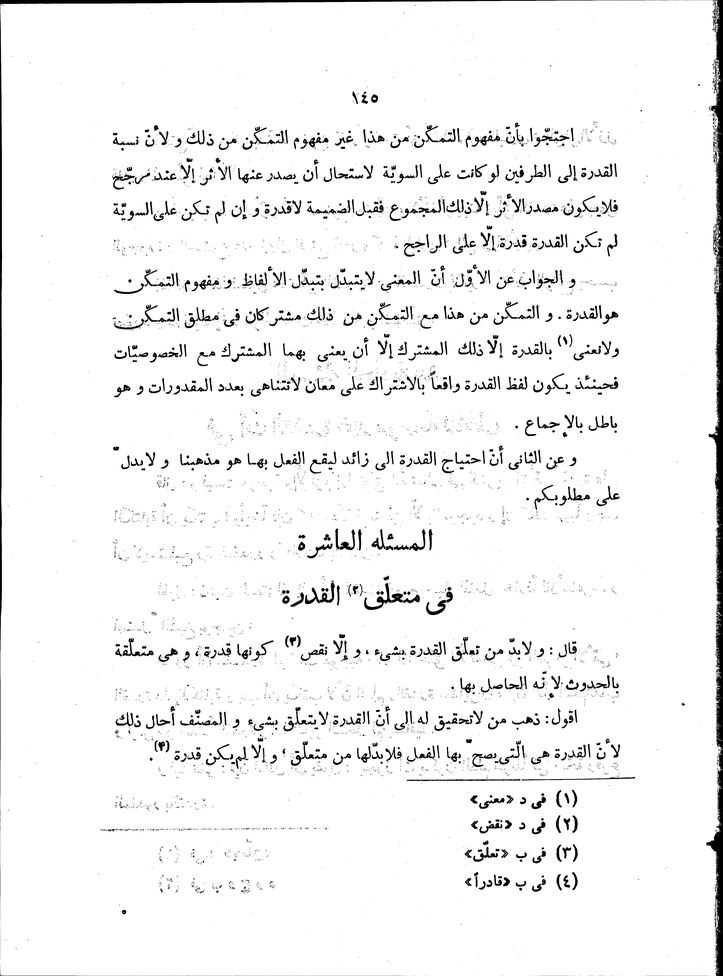
#> input picture Pre_prcessing_tools/Rotation_Correction/image1.bmp, 723 x 976 px, shrunk from 4217 x 5697 before the run; its folder holds only this picture in this run
$ python Rotation_Correction.py
#> lines starting #> are read from the running program, lines starting #| are printed output that depends on the picture
#> further down, img is the input picture: shape (976, 723, 3); min 0, max 255, mean 242.9
import cv2
import numpy as np
import glob


def correct_rotation(img):
    edges = cv2.Canny(img, 50, 150, apertureSize=3)
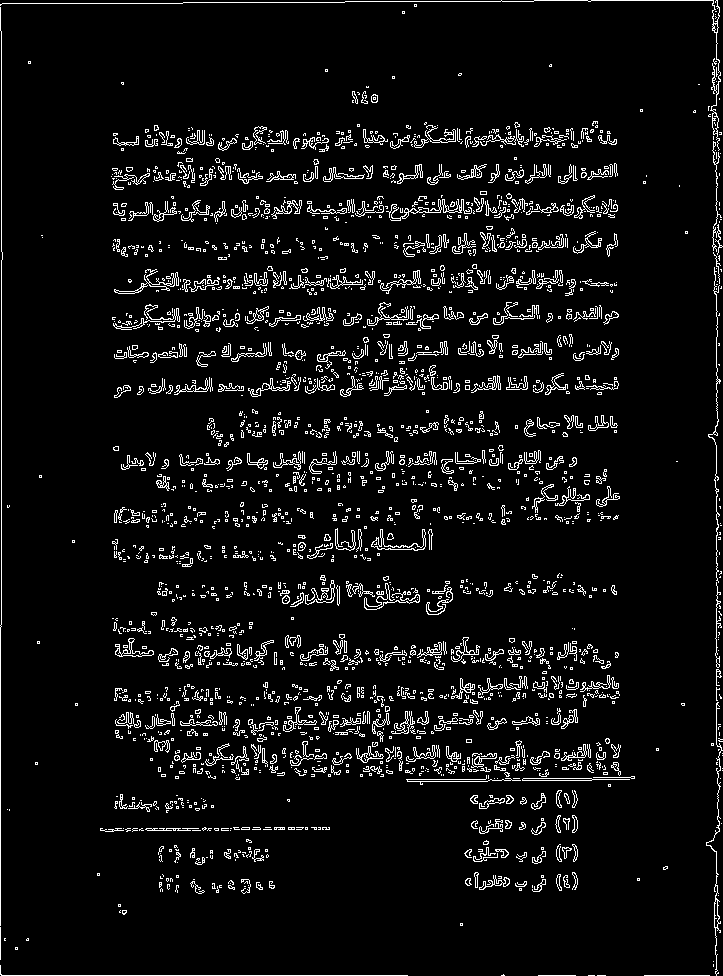
#> edges: shape (976, 723); 6.2% white in thin lines or dots
    lines = cv2.HoughLines(edges, 1, np.pi / 180, 200)
#> lines = [[1, 0], [716, 0], [975, 1.57], [389, 1.57], [212, 1.57]]
    num = 0
    sum = 0

    ## if there is no line, or OCR could not find
    try:
        for i in lines:
            for rho, theta in i:
                if np.degrees(theta) > 45 and np.degrees(theta) < 135:
                    sum += np.degrees(theta)
                    num += 1
#> this loop made 5 passes
#> after the loop, num = 3; sum = 270

        rows, cols = img.shape[0], img.shape[1]
#> rows = 976; cols = 723
        if num != 0:
            M = cv2.getRotationMatrix2D((cols / 2, rows / 2), (sum / num) - 90, 1)
#> M = [[1, 0, 0], [0, 1, 0]]
            img = cv2.warpAffine(img, M, (cols, rows))
            theta_radian = np.radians((sum / num) - 90)
#> theta_radian = 0
            y = int(np.sin(theta_radian) / np.cos(theta_radian) * img.shape[0])
#> y = 0
            img[0:abs(y), :] = 255
            img[img.shape[0] - abs(y):, :] = 255
            x = int(np.sin(theta_radian) / np.cos(theta_radian) * img.shape[1])
#> x = 0
            img[:, 0:abs(y)] = 255
            img[:, img.shape[1] - abs(y):] = 255
    except:
        pass
    y_border_size = int(img.shape[0]*(.05))
#> y_border_size = 48
    x_border_size = int(img.shape[1]*(.05))
#> x_border_size = 36
    img[0:y_border_size, :] = 255
    img[img.shape[0] - y_border_size: img.shape[0], :] = 255
    img[:, 0:x_border_size] = 255
    img[:, img.shape[1] - x_border_size:img.shape[1]] = 255
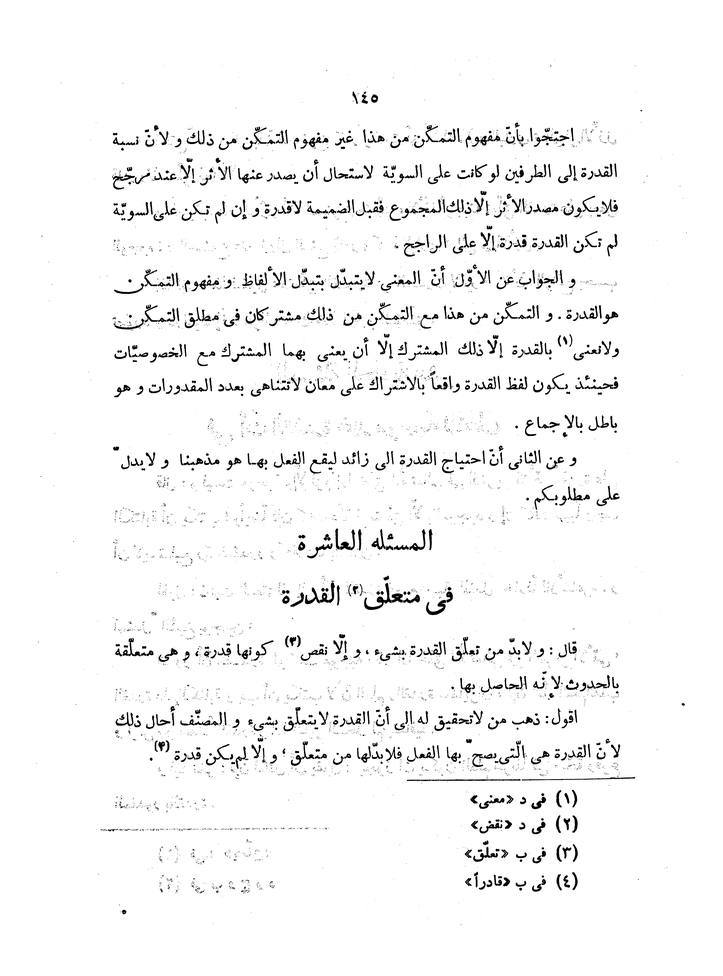
#> img: shape (976, 723); min 0, max 255, mean 246
    h, w = img.shape[:2]
#> h = 976; w = 723
    mask = np.zeros((h + 2, w + 2), np.uint8)
    cv2.floodFill(img, mask, (0, 0), (255,255,255))

    return img

if __name__ == "__main__":
    for file_name in glob.glob('*.bmp'):
        img = cv2.imread(file_name)
        img_gray = cv2.cvtColor(img , cv2.COLOR_BGR2GRAY)
        corrected_rotation = correct_rotation(img_gray)
        cv2.imwrite('final'+file_name+'_.jpg',  corrected_rotation)
